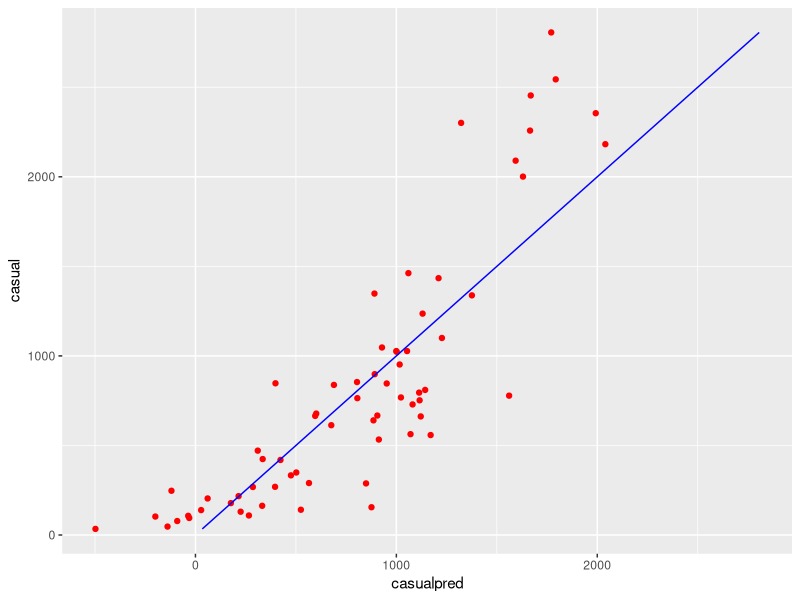

This figure's R source:
#Stepwise Regression Demonstration for Linear Regression
#Validation of the Linear Regression Model

setwd("C:/Users/Denisa/Google Drive/Fall14/Data Analytics/Notes/week10/Lect28")

bike <- read.csv("day.csv", header = T) #data on Scholar
#data source
#https://archive.ics.uci.edu/ml/datasets/Bike+Sharing+Dataset

head(bike)

#cnt is the y variable (target score)
#all the other variables are features X

#First create a train and test set

bike$gp <- runif(dim(bike)[1])
testSet <- subset(bike, bike$gp <= 0.1)
trainSet <- subset(bike, bike$gp > 0.1)

rm(bike)

#package MASS has an implementation of the Stepwise regression
install.packages("MASS")
library(MASS)

attach(trainSet)
#first fit the linear regression with all features
fit <- lm(casual ~  season + yr + mnth + holiday + weekday +
            workingday + weathersit + temp + atemp + hum + windspeed)
summary(fit)

#then apply the stepwise procedure
step <- stepAIC(fit, direction = "both")

step
step$anova
rm(step)
rm(fit)


#And build the model with just the retained variables


fit1 <- lm(casual ~  season + yr + mnth + holiday + weekday +
            workingday + weathersit + temp + hum + windspeed)
summary(fit1)

detach(trainSet)

#Make predictions using the test set
testSet$casualpred <- predict(fit1, newdata = testSet)
head(testSet)

#See how predicted counts of casual users compare to 
#actual counts of casual users
library(ggplot2)
ggplot(data = testSet, aes(x = casualpred, y = casual)) +
  geom_point(color = "red")+
  geom_line(aes(x = casual, y = casual), color = "blue")
